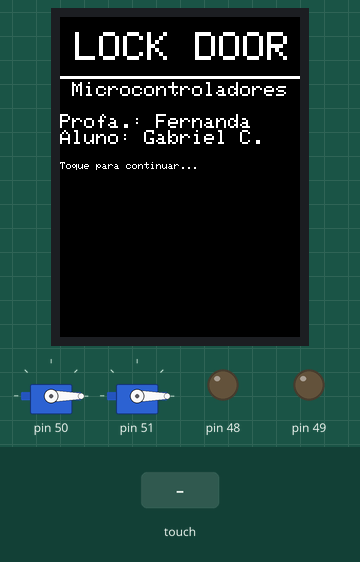
The program below on a simulated Arduino Mega 2560, built with avr-gcc and run on an emulated ATmega2560. Parts: 240×320 colour display, 2 × servo, output pins drawn as LEDs (lit = HIGH). The test bench sets the inputs (shaded band).

Above: at 1.0 s.
1.1 s: touch panel pressed at 13 % / 10 % of its raw x / y range
At 1.8 s:
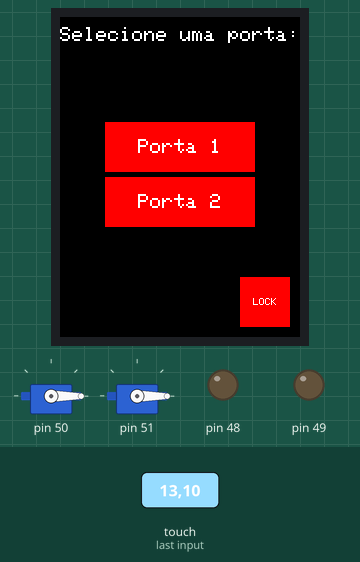
2.7 s: touch panel pressed at 87 % / 90 % of its raw x / y range
At 3.6 s:
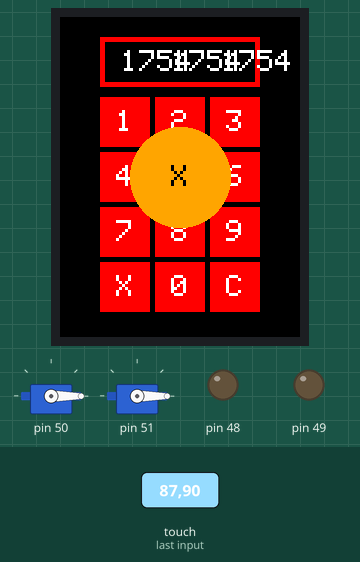
Timing chart, 0 to 5.7 s (numbered marks = the images above; inputs shaded):
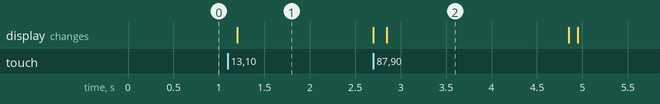

The program:

main.cpp
```cpp
#include <Arduino.h>
#include <lock_door.h>

#define MINPRESSURE 10

// DEFINIÇÕES DE PINOS TFT LCD
#define LCD_RESET A4
#define LCD_CS A3
#define LCD_RS A2
#define LCD_WR A1
#define LCD_RD A0

/*____CALIBRAR TFT LCD_____*/
#define YP A3
#define XM A2
#define YM 9
#define XP 8

#define TS_LEFT 126
#define TS_RT   937
#define TS_TOP  901
#define TS_BOT  89
/*______FIM DA CALIBRAÇÃO______*/

MCUFRIEND_kbv tft(LCD_CS, LCD_RS, LCD_WR, LCD_RD, LCD_RESET);
TouchScreen ts = TouchScreen(XP, YP, XM, YM, 300); //300 É A SENSITIVIDADE
LockDoor lkdoor(tft, ts);

void setup(){
  lkdoor.begin();
  lkdoor.startScreen();
  if((lkdoor.wasTouched(MINPRESSURE).x>=0) && (lkdoor.wasTouched(MINPRESSURE).y>=0)){
    lkdoor.clearScreen(TFT_BLACK);
    lkdoor.doorSelectMenu();
  }
}

void loop(){
  TSPoint p = lkdoor.wasTouched(MINPRESSURE);

  lkdoor.detectPressedButton(p.x, p.y);
}
```

Measured:
- after the input at 1.1 s, the display: changes after 0.10 s (image 1)
- after the input at 2.7 s, the display: first changes at once (image 2 shows a later state)
- what the display in image 2 shows lasts 2.0 s, from 2.8 s to 4.8 s
